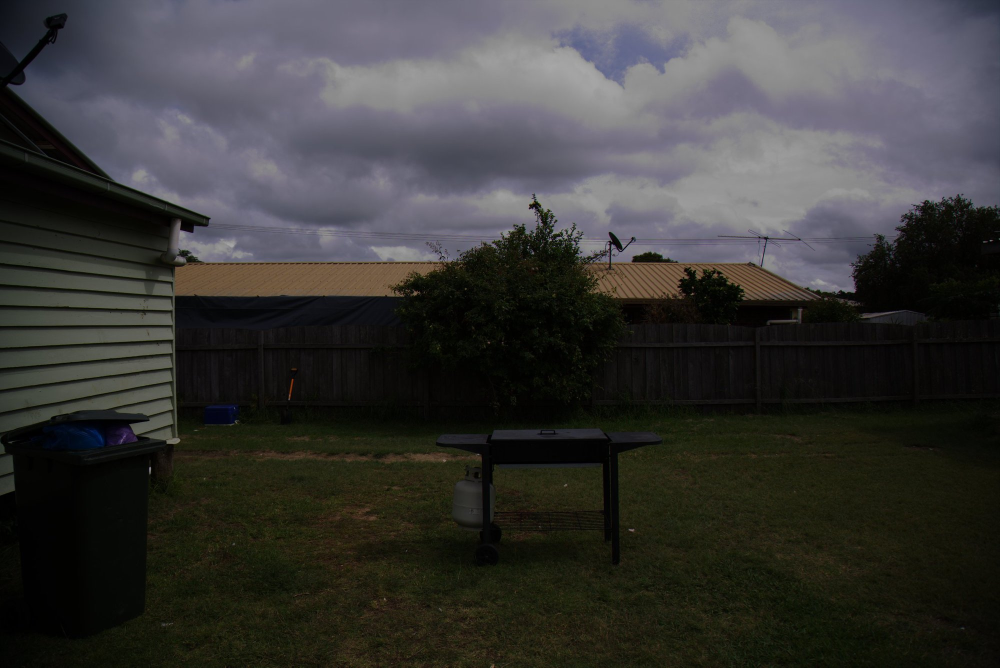
#> input picture lab1(consegna)/data/barbecue.jpg, 2000 x 1335 px (shown at 1/2 size)
$ jupyter execute risi_emilio_lab01.ipynb
#> lines starting #> are read from the running program, lines starting #| are printed output that depends on the picture
# Lab 01 - Histograms manipulations and Filtering

Computer Vision 2023-24 (M. Caligiuri, P. Zanuttigh, F. Lincetto)

In this lab you will explore two different topics:

1. Histogram-based processing:
    - Histogram equalization,
    - Histogram matching;
2. Filtering for denoising:
    - Gaussian filter,
    - Median filter,
    - Bilateral filter.

---

## Import the necessary libraries

[cell 1]
#author: Risi Emilio
#matr :  2122841

# Import the necessary packages

import numpy as np
import cv2 as cv
from matplotlib import pyplot as plt

---

## Histogram equalization

In this section you will have to perform the histogram equalization of the image `./data/barbecue.jpg`. Do that using first the **BGR** color space and then the **LAB** color space. You will see the difference in the results.

### Auxiliary functions

Write here all the auxiliary functions you will need.
More precisely you have to implement the following functions:
- `calc_hist` -> given in input an image it will return a list containing the histogram of each channel,
- `show_histogram` -> given in input the list of all the histograms of an image it will return an image containing the plot of the histograms of each channel side by side (use matplotlib to generate the plot than convert them to image using `cv2`),


- `img_hist` -> given in input an image and the correspondent list of histograms it will return the image with the histograms plotted on top of it (call `show_histogram`).


[cell 2]
# Define a function to compute the histogram of the image (channel by channel)
def calc_hists(img: np.ndarray) -> list:
    """
    Calculates the histogram of the image (channel by channel).

    Args:
        img (numpy.ndarray): image to calculate the histogram

    Returns:
        list: list of histograms
    """

    # Add your code here
    hist_r = cv.calcHist([img], [0], None, [256], [0, 256])
    hist_g = cv.calcHist([img], [1], None, [256], [0, 256])
    hist_b = cv.calcHist([img], [2], None, [256], [0, 256])
    return hist_r, hist_g, hist_b

[cell 3]
# Define a function to plot together the three histograms of the image
# (plot only one if it is grayscale)
def show_histogram(hists: list) -> np.ndarray:
    """
    Shows the histogram of the image.

    Args:
        hists (list): list of histograms to plot

    Returns:
        img (numpy.ndarray): image containing the histograms
     """


    # Add your code here to generate the matplotlib figurecontaining the histograms
    colors = [ "Blue","Green","Red"]

    fig, axs = plt.subplots(1, 3, figsize=(40, 8))

    for i in range(3):
        axs[i].plot(hists[i], color=colors[i],linewidth = 3)
        axs[i].tick_params(labelsize=40)
        axs[i].set_xlabel('Bins', fontsize=40)
        axs[i].set_ylabel('# of Pixels', fontsize=40)
        axs[i].set_title(f'{colors[i]} Histogram', fontsize=40)
         # Set the axis to have 0 at the center
        axs[i].spines['left'].set_position(('data', 0))


    # Convert figure to canvas

    plt.tight_layout()

    canvas = plt.get_current_fig_manager().canvas
    plt.close()

    # Render the canvas
    canvas.draw()

    # Convert canvas to image
    img = np.frombuffer(canvas.buffer_rgba(), dtype='uint8')
    img = img.reshape(canvas.get_width_height()[::-1] + (4,))

    # Convert image to cv2 format
    return cv.cvtColor(img, cv.COLOR_RGB2BGR)

[cell 4]
# Define a function to fuse the histogram image with the original one
def img_hist(img: np.ndarray, hists: list[np.ndarray], scaling_factor: float = 0.3) -> np.ndarray:
    """
    Fuse the image with the histogram.

    Args:
        img (np.ndarray): image
        hist (list(np.ndarray)): histograms of the image

    Returns:
        img (numpy.ndarray): image containing the original image with the histograms on top
    """
    # Add your code here
    img_h = show_histogram(hists)
    #match the histogram width
    width = img_h.shape[1]
    h_w = img.shape[0]/img.shape[1]
    height = int(  h_w * width)
    resized_img = cv.resize(img, (width, height))
    s_image = np.vstack(( img_h,resized_img))


    #scale resize
    new_width = int(s_image.shape[1] * scaling_factor)
    new_height = int(s_image.shape[0] * scaling_factor)
    resized_img = cv.resize(s_image, (new_width, new_height))


    return resized_img

### Equalize the image in the BGR space

Equalize the image (`./data/barbecue.jpg`) in the BGR space and show the result.

[cell 5]
# Load image and and compute its histogram
# Add your code here
#better view
plt.rcParams['figure.dpi'] = 300

img_bgr = cv.imread('./data/barbecue.jpg')
#> img_bgr is the input picture: shape (1335, 2000, 3); mean B, G, R 54.5, 56.1, 56.7
#histo bgr
hD_bgr = calc_hists(img_bgr)
#> in calc_hists, `hist_r = cv.calcHist([img], [0], None, [256], [0, 256])`: hist_r = 256 values, max 80983 at index 0, min 0 at index 170, mean 10429.7
#> in calc_hists, `hist_g = cv.calcHist([img], [1], None, [256], [0, 256])`: hist_g = 256 values, max 51091 at index 8, min 0 at index 169, mean 10429.7
#> in calc_hists, `hist_b = cv.calcHist([img], [2], None, [256], [0, 256])`: hist_b = 256 values, max 53855 at index 4, min 0 at index 169, mean 10429.7
#histo image bgr
hD_img = show_histogram(hD_bgr)
#image with histo
img_hi_bgr = img_hist(img_bgr,hD_bgr)

[cell 6]
# Show the image with its histogram before the equalization
# # Add your code here
plt.axis('off')  # Turn off axis labels and ticks
plt.imshow(cv.cvtColor(img_hi_bgr, cv.COLOR_BGR2RGB))

[cell 7]
# Equalize the histogram of the image
#convert to yuv
img_yuv = cv.cvtColor(img_bgr, cv.COLOR_BGR2YUV)
#> img_yuv: shape (1335, 2000, 3); mean of channels 0, 1, 2 56.1, 127.2, 128.5
# equalize the histogram of the Y channel
img_yuv[:,:,0] = cv.equalizeHist(img_yuv[:,:,0])
#> img_yuv: shape (1335, 2000, 3); mean of channels 0, 1, 2 128.6, 127.2, 128.5
# convert the YUV image back to RGB format
img_eq_bgr = cv.cvtColor(img_yuv, cv.COLOR_YUV2BGR)
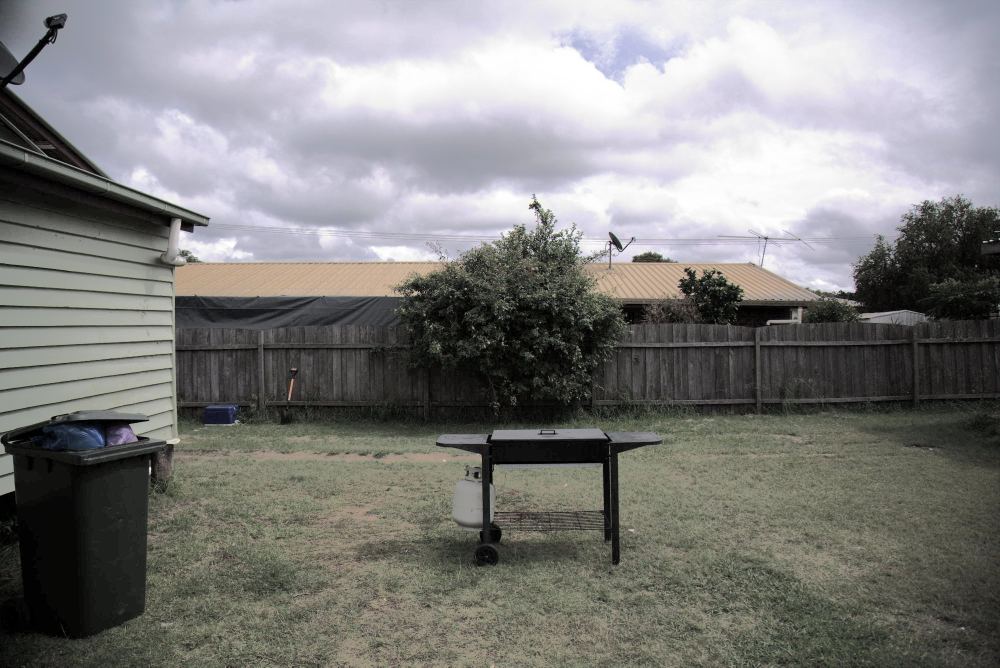
#> img_eq_bgr: shape (1335, 2000, 3) (shown at 1/2 size); mean B, G, R 127.1, 128.6, 129.2

img_hi_eq_bgr = img_hist(img_eq_bgr,calc_hists(img_eq_bgr))

# Add your code here
# Show the image and the relative histogram (in the same window)
plt.axis('off')  # Turn off axis labels and ticks
plt.imshow(cv.cvtColor(img_hi_eq_bgr, cv.COLOR_BGR2RGB))

# Add your code here

### Equalize the image in the LAB space

Equalize the image (`./data/barbecue.jpg`) in the LAB space and show the result.

[cell 8]
# Load the image and convert it to LAB colorspace
#this is BGR blue green red
img_bgr = cv.imread('./data/barbecue.jpg')
img_lab = cv.cvtColor(img_bgr, cv.COLOR_BGR2LAB)
#> img_lab: shape (1335, 2000, 3); mean of channels 0, 1, 2 58.3, 128.1, 129.1

# Add your code here

[cell 9]
# Equalize the histogram of the L channel


l_channel, a_channel, b_channel = cv.split(img_lab)
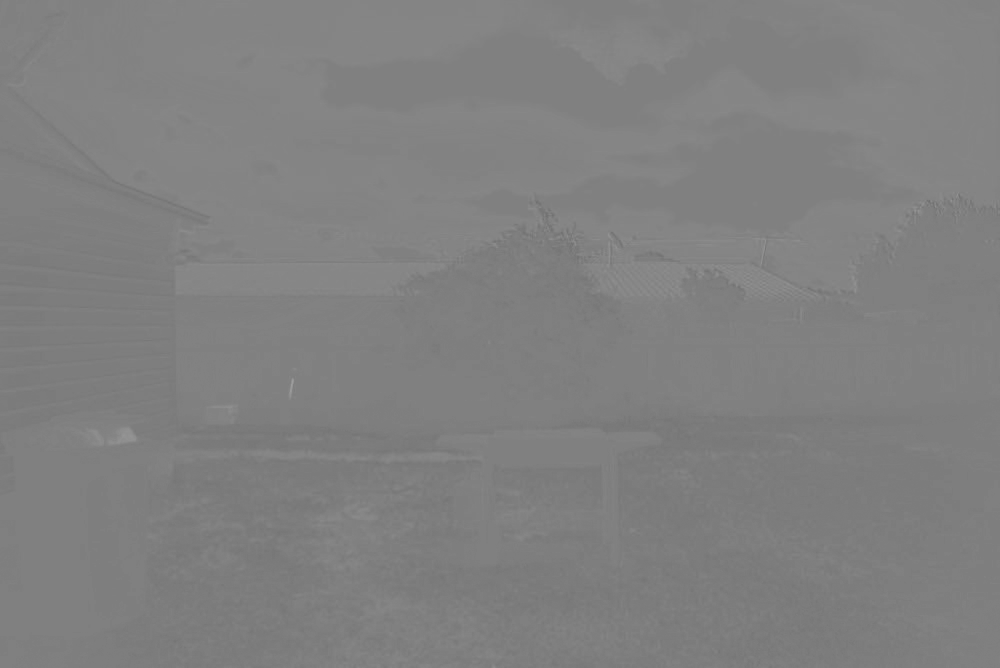
#> a_channel: shape (1335, 2000) (shown at 1/2 size); min 109, max 159, mean 128.1
# Apply histogram equalization to the L channel
l_channel_eq = cv.equalizeHist(l_channel)
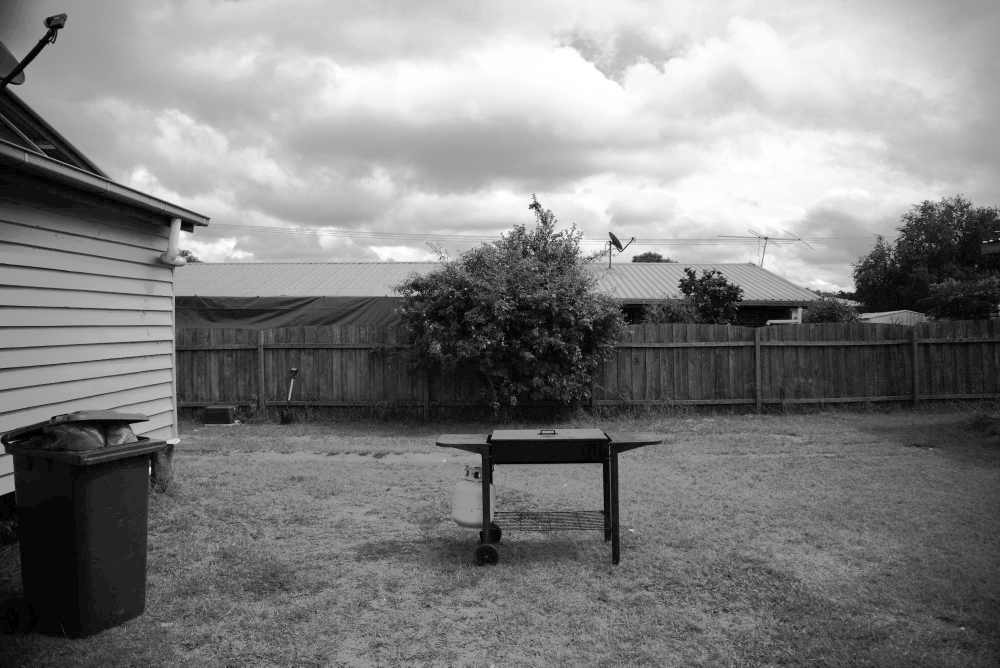
#> l_channel_eq: shape (1335, 2000) (shown at 1/2 size); min 0, max 255, mean 128.8
img_eq_lab = cv.merge((l_channel_eq, a_channel, b_channel))
#> img_eq_lab: shape (1335, 2000, 3); mean of channels 0, 1, 2 128.8, 128.1, 129.1

# Convert the equalized Lab image back to BGR
img_eq_bgr = cv.cvtColor(img_eq_lab, cv.COLOR_LAB2BGR)
# Extract the histograms for each channel

# Add your code here
img_hi_eq_bgr = img_hist(img_eq_bgr,calc_hists(img_eq_bgr))
#> call 3 of img_hist, with scaling_factor = 0.3
#> in img_hist (call 3), `img_h = show_histogram(hists)`:
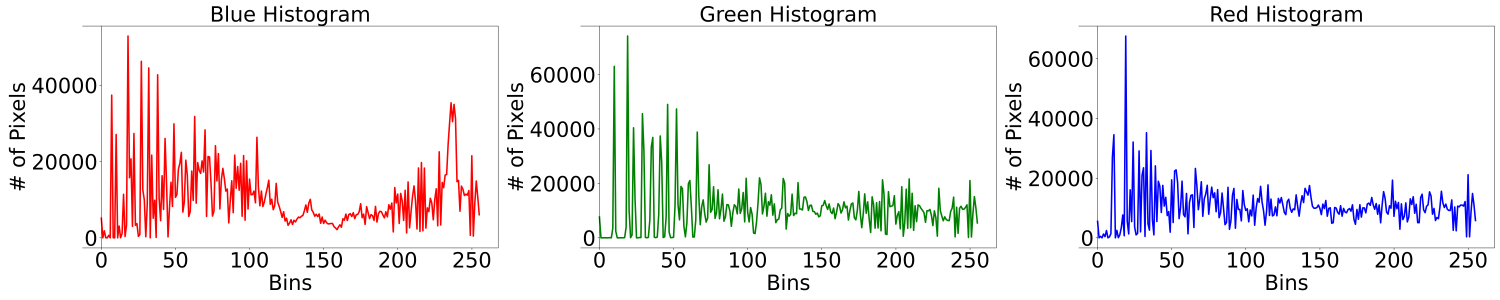
#> img_h: shape (2400, 12000, 3) (shown at 1/8 size); mean R, G, B 240.7, 237.6, 239
#> in img_hist (call 3), `resized_img = cv.resize(s_image, (new_width, new_height))`:
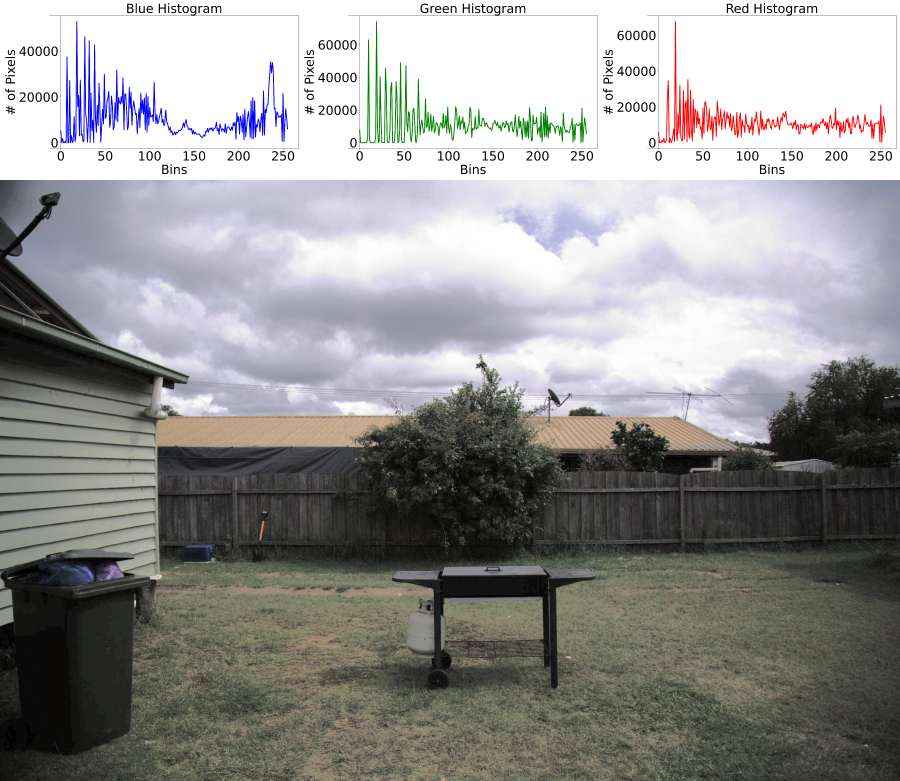
#> resized_img: shape (3123, 3600, 3) (shown at 1/4 size); mean of channels 0, 1, 2 149.7, 150, 151; drawn as B, G, R

[cell 10]
# Show the image and its relative histogram
plt.axis('off')  # Turn off axis labels and ticks
plt.imshow(cv.cvtColor(img_hi_eq_bgr, cv.COLOR_BGR2RGB))
# Add your code here

---

## Histogram matching

In this section you will have to perform the histogram matching of the image `./data/panorama_left.jpg` to the image `./data/panorama_right.jpg`. Do that in the **BGR** color space.

### Histogram matching function

The function to perform the histogram matching is provided here. The function takes in input the image to be matched and the image to match and will return the matched image.

[cell 11]
#  function to perform the histogram matching
# [42 lines left out: function hist_match, not called in this run]

### Match the images

[cell 12]
# Load the two iamges

# Add your code here
imgl_bgr = cv.imread("./data/panorama_left.jpg")
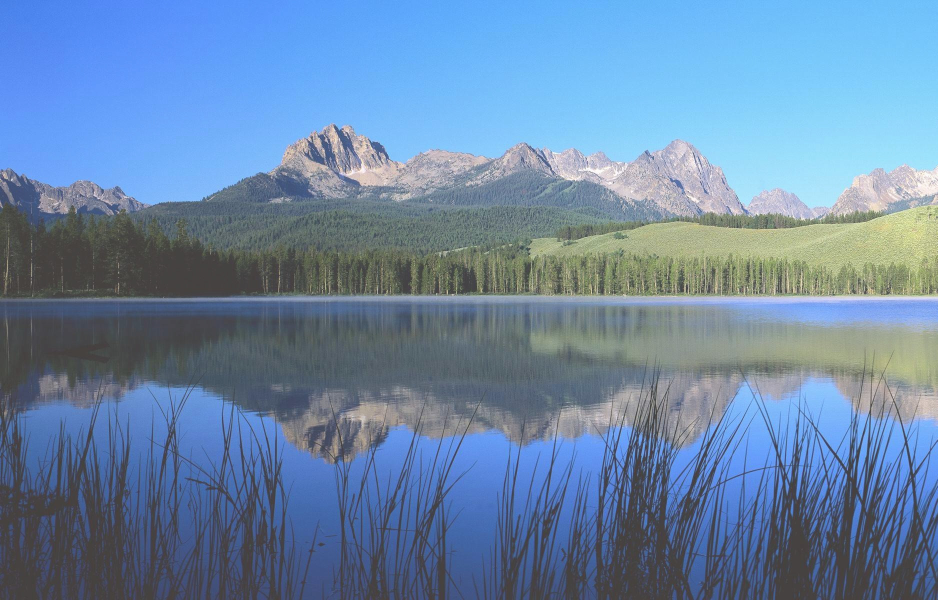
#> input picture lab1(consegna)/data/panorama_left.jpg, 1875 x 1200 px (shown at 1/2 size)
#> imgl_bgr is the input picture: shape (1200, 1875, 3); mean B, G, R 167.9, 135.2, 106
imgr_bgr = cv.imread("./data/panorama_right.jpg")
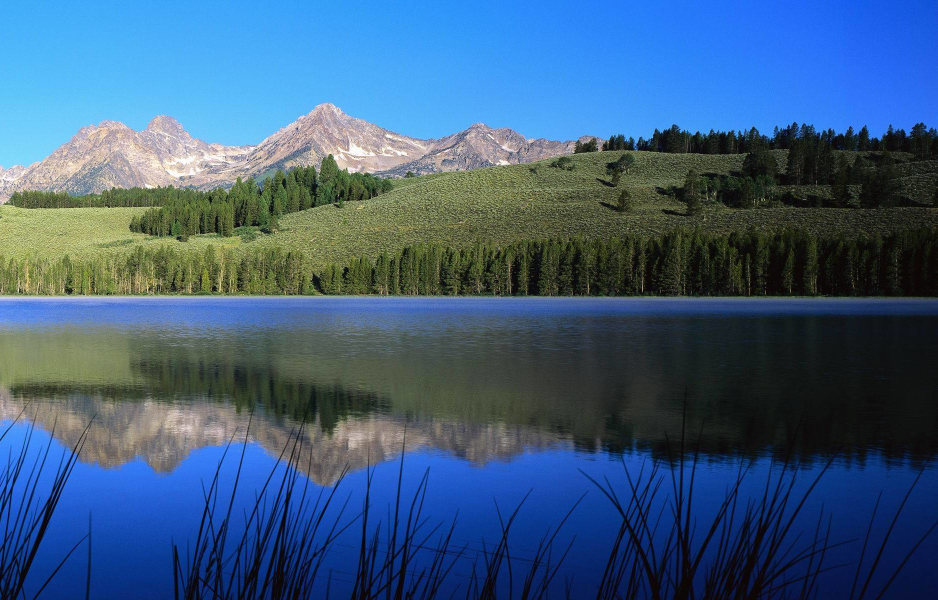
#> input picture lab1(consegna)/data/panorama_right.jpg, 1875 x 1200 px (shown at 1/2 size)
